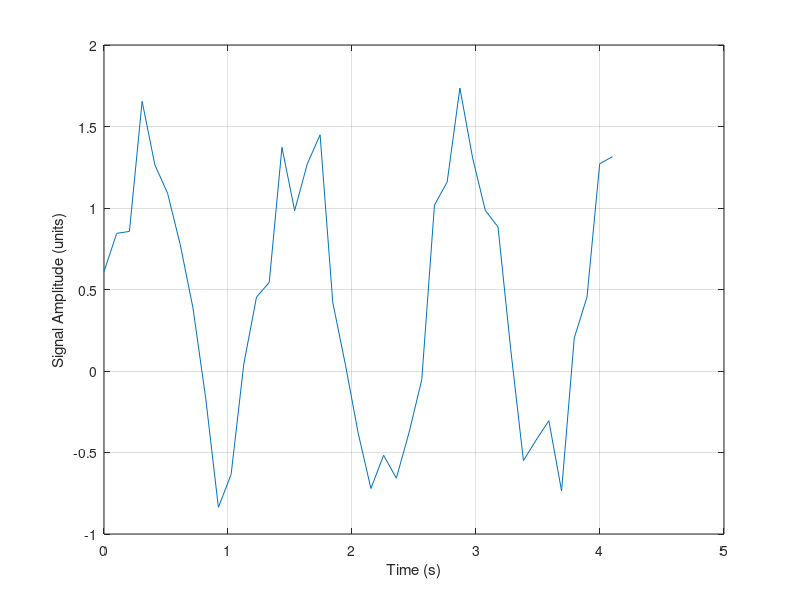
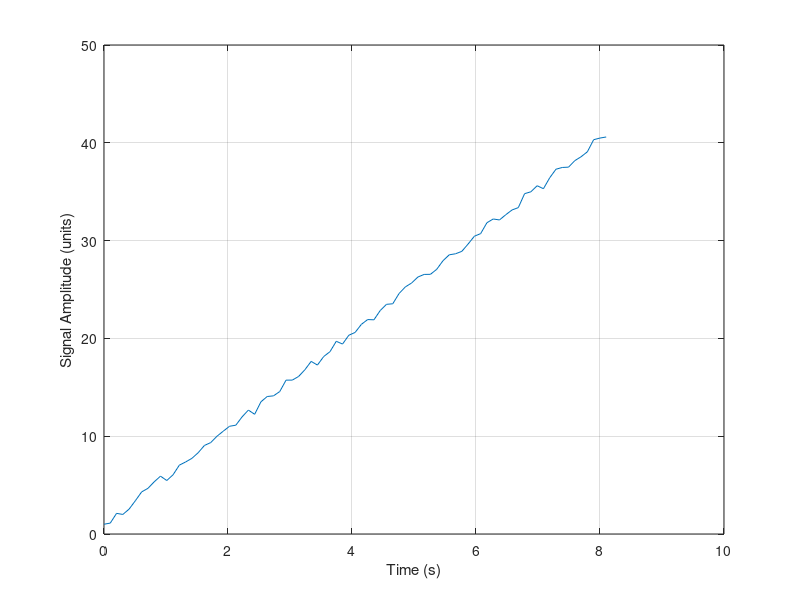
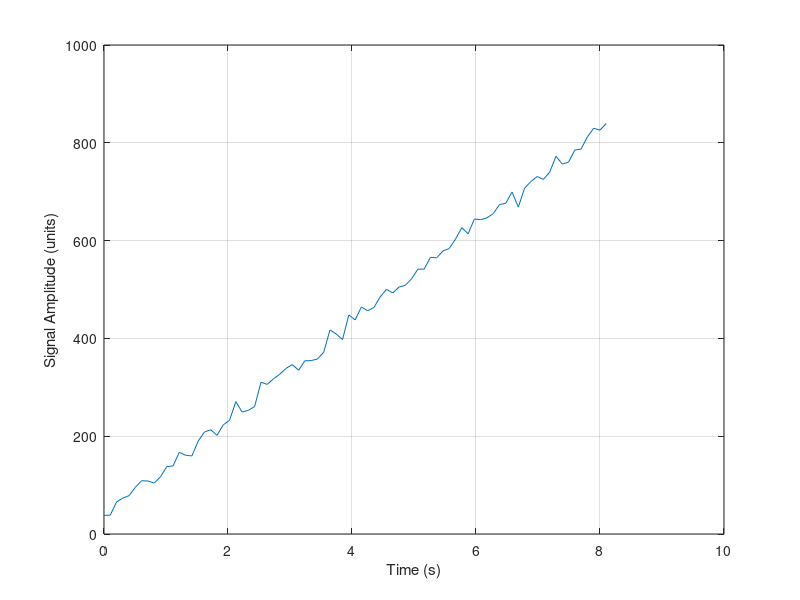

Write the MATLAB code that produced these figures, in order.
%%
% Slade Brooks
% brooksl@mail.uc.edu
% 08.27.25
% BME6013C
% Lab 01

clear variables
close all

%% file i/o
% load problem file
p_1_2 = load('p_1_2.mat');

% get variable list
whos -file p_1_2
vars = whos('-file', 'p_1_2.mat');

%% sampling signal
% define sampling rate (Hz) and calculate sample period (s)
fs = 10;
Ts = 1/fs;

% determine length of x1 from stored vars
lx1 = vars(1).size(2);

% set up array of time values from 0 to whatever final time based on length
% of x1
t = linspace(0, Ts*lx1, lx1);

% pull out x1 vals from file
x1 = p_1_2.x1;

%% plotting
figure()
plot(t, x1);
xlabel('Time (s)'); ylabel('Signal Amplitude (units)');
grid('on');

%% analysis
% manually measured sample period using data tips
T = 1.845 - 0.7175;

% calculate frequency from period
f = 1/T;
f

%% signals 2 and 3
% get lengths of the vars
lx2 = vars(2).size(2);
lx3 = vars(3).size(2);

% set up time arrays for both
t2 = linspace(0, Ts*lx2, lx2);
t3 = linspace(0, Ts*lx3, lx3);

% load data
x2 = p_1_2.x2;
x3 = p_1_2.x3;

%% plotting
figure()
plot(t2, x2);
xlabel('Time (s)'); ylabel('Signal Amplitude (units)');
grid('on');

figure()
plot(t3, x3);
xlabel('Time (s)'); ylabel('Signal Amplitude (units)');
grid('on');

%% analysis
% manually measure points to determine slope
slope2 = (32.6453 - 7.73446)/(6.48 - 1.4175);
slope3 = (720.751 - 160.946)/(6.885 - 1.31625);
slope2
slope3


















